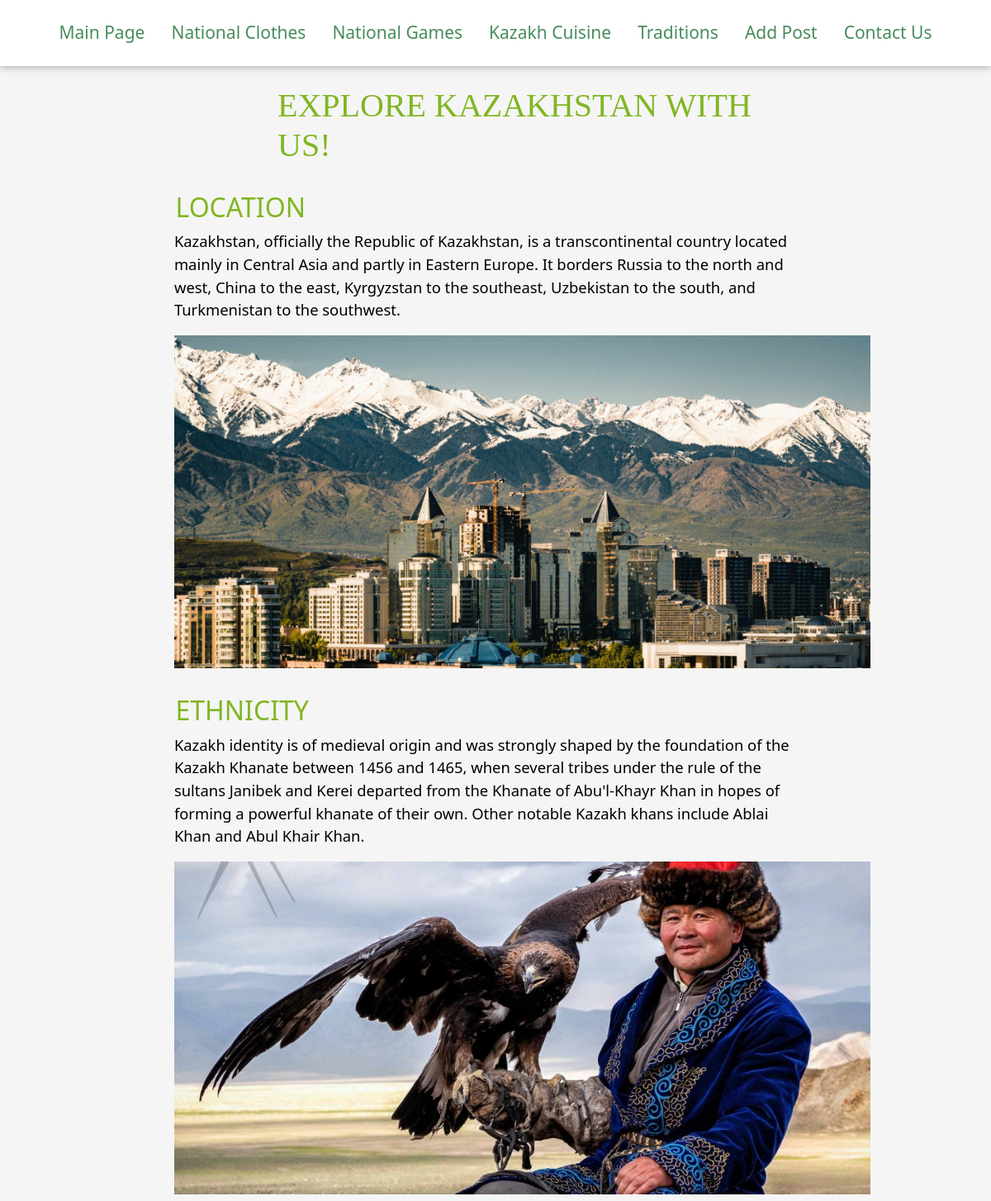
The page / on the database its author committed.
### kz_culture/models.py (models this page shows, shortened)
class About(models.Model):
    title = models.CharField(max_length=255)
    content = models.TextField(blank=True)
    photo = models.ImageField(upload_to="img/")
    time_create = models.DateTimeField(auto_now_add=True)
    time_update = models.DateTimeField(auto_now=True)
    is_published = models.BooleanField(default=True)

### kz_culture/views.py (the view)
# urls.py: path('', index, name='index'), # http://127.0.0.1:8000/
def index(request):
    about = About.objects.all()
    return render(request, 'kz_culture/index.html', {'about': about})

### kz_culture/templates/kz_culture/index.html (shortened to what this page needs)
{% extends 'kz_culture/base.html'%}
{% block content%}
    <h1>EXPLORE KAZAKHSTAN WITH US!</h1>
<div class="about-post">
    {% for el in about %}
    <br>
        <div class="c1">
            <h2 style="margin-left:10px;">{{ el.title }}</h2>
            <p> {{ el.content }}</p>
            <img src="{{ el.photo.url }}"/>
            <br>
        </div>
    {% endfor %}
</div>
{% endblock %}

### kz_culture/templates/kz_culture/base.html (shortened to what this page needs)
{% load static %}
<!DOCTYPE html>
<html lang="en">
<head>
    <link rel="stylesheet" href="https://cdn.jsdelivr.net/npm/bootstrap@5.1.3/dist/css/bootstrap.min.css">
    <link rel="stylesheet" href="{% static 'culture_site/style.css' %}">
</head>
<body>
<header class="d-flex justify-content-center py-3">
      <ul class="nav nav-pills">
        <li class="nav-item"><a href="{% url 'index' %}" class="nav-link " aria-current="page">Main Page</a></li>
        <li class="nav-item"><a href="/clothes" class="nav-link " aria-current="page">National Clothes</a></li>
        <li class="nav-item"><a href="{% url 'games' %}" class="nav-link">National Games</a></li>
        <li class="nav-item"><a href="/cuisine" class="nav-link">Kazakh Cuisine</a></li>
        <li class="nav-item"><a href="/traditions" class="nav-link">Traditions</a></li>
        <li class="nav-item"><a href="/addPost" class="nav-link">Add Post</a></li>
        <li class="nav-item"><a href="{% url 'contact' %}" class="nav-link">Contact Us</a></li>
      </ul>
    </header>
<div class="container">{% block content %} {% endblock %} </div>
</body>
</html>

### assets/culture_site/style.css (style rules this page uses)
body { background: #F5F5F5; color:#81B622 }
header { background: white; font-size: 110%; box-shadow: 0 0 10px rgba(0,0,0,0.4); }
.nav-item a { color: #478C5C; font-size:21px; }
.container { display: flex; flex-direction: column; justify-content: center; align-items: center; width: 50%; margin-left: 27%; margin-top: 2%; }
img { width: 843px; height: 403px; object-fit: cover; margin:1%; }
p { margin: 1%; width: 90%; font-size: 115%; color: black; }
h1 { font-family: Montserrat; }

### rows shown on the page
About: title "LOCATION", content "Kazakhstan, officially the Republic of Kazakhstan, is a transcontinental country located mainly in Central Asia and partly in Eastern Europe. It borders Russia to the north and west, China to the east, Kyrgyzstan to the southeast, Uzbekistan to the south, and Turkmenistan to the southwest.", photo (picture)
About: title "ETHNICITY", content "Kazakh identity is of medieval origin and was strongly shaped by the foundation of the Kazakh Khanate between 1456 and 1465, when several tribes under the rule of the sultans Janibek and Kerei departed from the Khanate of Abu'l-Khayr Khan in hopes of forming a powerful khanate of their own. Other notable Kazakh khans include Ablai Khan and Abul Khair Khan.", photo (picture)
